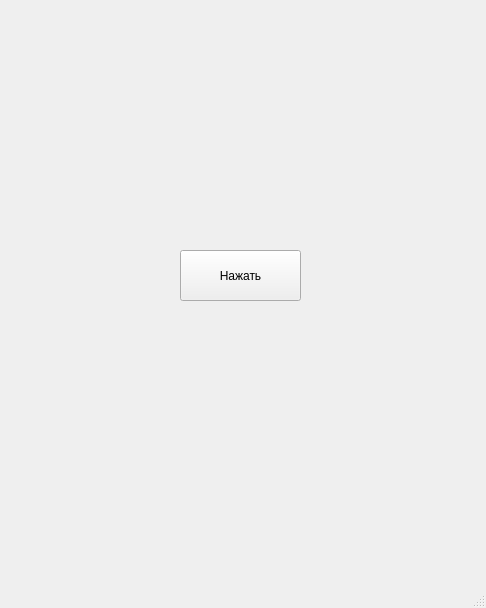
<?xml version="1.0" encoding="UTF-8"?>
<ui version="4.0">
 <class>MainWindow</class>
 <widget class="QMainWindow" name="MainWindow">
  <property name="geometry">
   <rect>
    <x>0</x>
    <y>0</y>
    <width>486</width>
    <height>608</height>
   </rect>
  </property>
  <property name="windowTitle">
   <string>MainWindow</string>
  </property>
  <widget class="QWidget" name="centralwidget">
   <widget class="QPushButton" name="pushButton">
    <property name="geometry">
     <rect>
      <x>180</x>
      <y>250</y>
      <width>121</width>
      <height>51</height>
     </rect>
    </property>
    <property name="text">
     <string>Нажать</string>
    </property>
   </widget>
  </widget>
  <widget class="QMenuBar" name="menubar">
   <property name="geometry">
    <rect>
     <x>0</x>
     <y>0</y>
     <width>486</width>
     <height>20</height>
    </rect>
   </property>
  </widget>
  <widget class="QStatusBar" name="statusbar"/>
 </widget>
 <resources/>
 <connections/>
</ui>
